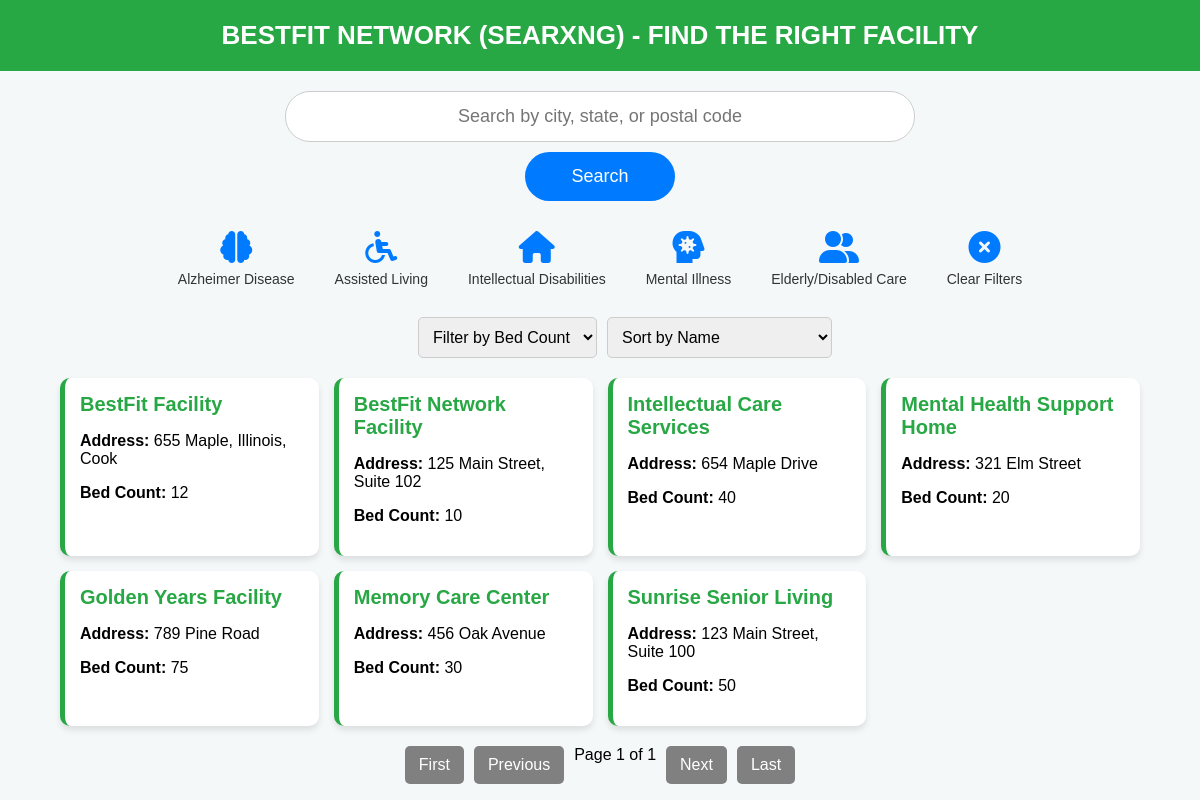
The app's page /searxng/, older data.
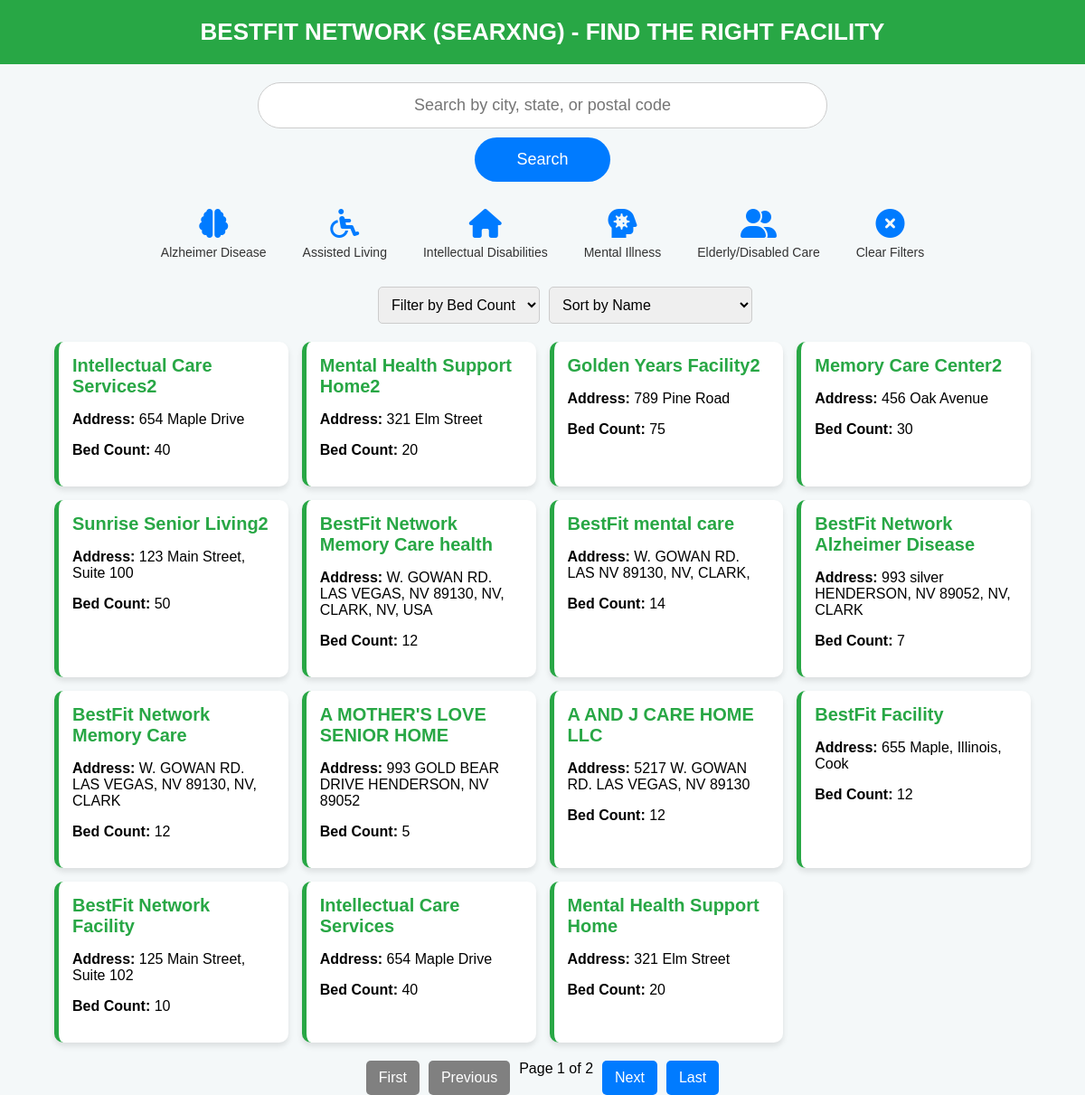
The same page, newer data.
### search/models.py (models this page shows, shortened)
class Facility(models.Model):
    STATUS_CHOICES = [
        ('active', 'Active'),
        ('inactive', 'Inactive'),
        ('pending', 'Pending Approval'),
        ('rejected', 'Rejected'),
        ('draft', 'Draft')
    ]
    SUBMISSION_TYPE_CHOICES = [
        ('admin', 'Admin Entry'),
        ('self_register', 'Self Registration'),
        ('bulk_import', 'Bulk Import')
    ]
    name = models.CharField(max_length=255)
    slug = models.SlugField(unique=True, blank=True)
    facility_type = models.CharField(max_length=255)
    endorsement = models.CharField(max_length=255, blank=True, null=True)
    inspection_number = models.CharField(max_length=100, unique=True)
    address = models.TextField()
    state = models.CharField(max_length=50)
    county = models.CharField(max_length=100)
    contact = models.CharField(max_length=255, blank=True, null=True)
    contact_person = models.CharField(max_length=255, blank=True, null=True)
    bed_count = models.IntegerField(default=0)
    status = models.CharField(max_length=20, choices=STATUS_CHOICES, default='pending')
    image = models.ImageField(
        upload_to='facilities/%Y/%m/',
        blank=True,
        null=True,
        help_text="Facility main image"
    )
    submitted_by = models.ForeignKey(
        User,
        on_delete=models.SET_NULL,
        null=True,
        blank=True,
        help_text="Who submitted this facility"
    )
    submission_type = models.CharField(
        max_length=20,
        choices=SUBMISSION_TYPE_CHOICES,
        default='admin'
    )
    created_at = models.DateTimeField(auto_now_add=True)
    updated_at = models.DateTimeField(auto_now=True)
    approved_at = models.DateTimeField(null=True, blank=True)
    approved_by = models.ForeignKey(
        User,
        on_delete=models.SET_NULL,
        null=True,
        blank=True,
        related_name='approved_facilities'
    )
    meta_description = models.TextField(blank=True, max_length=160)
    search_keywords = models.TextField(blank=True)
    class Meta:
        ordering = ['-created_at']
        verbose_name_plural = "Facilities"
        indexes = [
            models.Index(fields=['status']),
            models.Index(fields=['facility_type']),
            models.Index(fields=['state', 'county']),
        ]

### search/views.py (the view, shortened to what this page needs)
# urls.py: path('searxng/', views.searxnghome, name='searxng_home'),
def searxnghome(request):
    query = request.GET.get("q", "").strip()
    bed_count_filter = request.GET.get("bed_count", "").strip()
    selected_facility_types = request.GET.getlist("facility_type")
    sort_by = request.GET.get("sort_by", "name").strip()
    facilities = Facility.objects.filter(status='active')
    if query:
        facilities = facilities.filter(
            address__icontains=query
        )
    paginator = Paginator(facilities, 15)
    page_number = request.GET.get("page")
    try:
        page_obj = paginator.page(page_number)
    except PageNotAnInteger:
        page_obj = paginator.page(1)
    except EmptyPage:
        page_obj = paginator.page(paginator.num_pages)
    bed_counts = Facility.objects.filter(status='active').values_list("bed_count", flat=True).distinct().order_by("bed_count")
    return render(request, "search/searxng_home.html", {
        "page_obj": page_obj,
        "query": query,
        "bed_counts": bed_counts,
        "sort_by": sort_by,
        "bed_count_filter": bed_count_filter,
        "selected_facility_types": selected_facility_types,
    })

### search/templates/search/searxng_home.html (shortened to what this page needs)
{% load static %}
<!DOCTYPE html>
<html lang="en">
<head>
    <link rel="stylesheet" href="https://cdnjs.cloudflare.com/ajax/libs/font-awesome/6.0.0-beta3/css/all.min.css">
    <link rel="stylesheet" href="{% static 'search/home.css' %}">
</head>
<body>
    <div class="header">BestFit Network (Searxng) - Find the Right Facility</div>
    <form method="GET" action="" class="search-container">
        <input id="search-box" class="search-box" type="text" name="q" placeholder="Search by city, state, or postal code" value="{{ query }}">
        <button type="submit" class="search-button">Search</button>
    </form>
<div class="facility-type-icons">
    <div class="icon-container {% if 'ALZHEIMER DISEASE' in selected_facility_types %}selected{% endif %}" onclick="toggleFacilityType('ALZHEIMER DISEASE')">
        <i class="fas fa-brain"></i>
        <span>Alzheimer Disease</span>
    </div>
    <div class="icon-container {% if 'ASSISTED LIVING SERVICES' in selected_facility_types %}selected{% endif %}" onclick="toggleFacilityType('ASSISTED LIVING SERVICES')">
        <i class="fas fa-wheelchair"></i>
        <span>Assisted Living</span>
    </div>
    <div class="icon-container {% if 'INDIVIDUALS WITH INTELLECTUAL DISABILITES' in selected_facility_types %}selected{% endif %}" onclick="toggleFacilityType('INDIVIDUALS WITH INTELLECTUAL DISABILITES')">
        <i class="fas fa-home"></i>
        <span>Intellectual Disabilities</span>
    </div>
    <div class="icon-container {% if 'MENTAL ILLNESS' in selected_facility_types %}selected{% endif %}" onclick="toggleFacilityType('MENTAL ILLNESS')">
        <i class="fas fa-head-side-virus"></i>
        <span>Mental Illness</span>
    </div>
    <div class="icon-container {% if 'RESIDENTIAL FACILITY FOR ELDERLY OR DISABLED PERSONS' in selected_facility_types %}selected{% endif %}" onclick="toggleFacilityType('RESIDENTIAL FACILITY FOR ELDERLY OR DISABLED PERSONS')">
        <i class="fas fa-user-friends"></i>
        <span>Elderly/Disabled Care</span>
    </div>
    <div class="icon-container" onclick="clearFilters()">
        <i class="fas fa-times-circle"></i>
        <span>Clear Filters</span>
    </div>
</div>
    <form method="GET" action="" class="filters" id="filters-form">
        <select name="bed_count" onchange="updateBedCount(this.value)">
            <option value="">Filter by Bed Count</option>
        </select>
        <select name="sort_by" onchange="updateSortBy(this.value)">
            <option value="name" {% if sort_by == "name" %}selected{% endif %}>Sort by Name</option>
        </select>
    </form>
    <div class="results-container">
        {% for facility in page_obj %}
        <div class="result-card" onclick="window.location='{% url 'searxngfacilitydetail' facility.id %}?{{ request.GET.urlencode }}'">
            <div class="result-name">{{ facility.name }}</div>
            <p><strong>Address:</strong> {{ facility.address }}</p>
            <p><strong>Bed Count:</strong> {{ facility.bed_count }}</p>
        </div>
        {% endfor %}
    </div>
    <div class="pagination">
        {% if page_obj.has_previous %}
            <a href="?page=1&{{ request.GET.urlencode }}">First</a>
            <a href="?page={{ page_obj.previous_page_number }}&{{ request.GET.urlencode }}">Previous</a>
        {% else %}
            <a class="disabled">First</a>
            <a class="disabled">Previous</a>
        {% endif %}
        <span>Page {{ page_obj.number }} of {{ page_obj.paginator.num_pages }}</span>
        {% if page_obj.has_next %}
            <a href="?page={{ page_obj.next_page_number }}&{{ request.GET.urlencode }}">Next</a>
            <a href="?page={{ page_obj.paginator.num_pages }}&{{ request.GET.urlencode }}">Last</a>
        {% else %}
            <a class="disabled">Next</a>
            <a class="disabled">Last</a>
        {% endif %}
    </div>
</body>
</html>

Row changes from the older to the newer data that the page shows:
no longer on this page (row unchanged): Facility: name "Golden Years Facility", address "789 Pine Road", bed_count "75"
no longer on this page (row unchanged): Facility: name "Memory Care Center", address "456 Oak Avenue", bed_count "30"
no longer on this page (row unchanged): Facility: name "Sunrise Senior Living", address "123 Main Street, Suite 100", bed_count "50"
added Facility: name "Intellectual Care Services2", address "654 Maple Drive", bed_count "40"
added Facility: name "Mental Health Support Home2", address "321 Elm Street", bed_count "20"
added Facility: name "Golden Years Facility2", address "789 Pine Road", bed_count "75"
added Facility: name "Memory Care Center2", address "456 Oak Avenue", bed_count "30"
added Facility: name "Sunrise Senior Living2", address "123 Main Street, Suite 100", bed_count "50"
added Facility: name "BestFit Network Memory Care health", address "W. GOWAN RD. LAS VEGAS, NV 89130, NV, CLARK, NV, USA", bed_count "12"
added Facility: name "BestFit mental care", address "W. GOWAN RD. LAS NV 89130, NV, CLARK,", bed_count "14"
added Facility: name "BestFit Network Alzheimer Disease", address "993 silver HENDERSON, NV 89052, NV, CLARK", bed_count "7"
added Facility: name "BestFit Network Memory Care", address "W. GOWAN RD. LAS VEGAS, NV 89130, NV, CLARK", bed_count "12"
added Facility: name "A MOTHER'S LOVE SENIOR HOME", address "993 GOLD BEAR DRIVE HENDERSON, NV 89052", bed_count "5"
added Facility: name "A AND J CARE HOME LLC", address "5217 W. GOWAN RD. LAS VEGAS, NV 89130", bed_count "12"
Text that changed along with them:
{{ page_obj.paginator.num_pages }}: "1" → "2"
